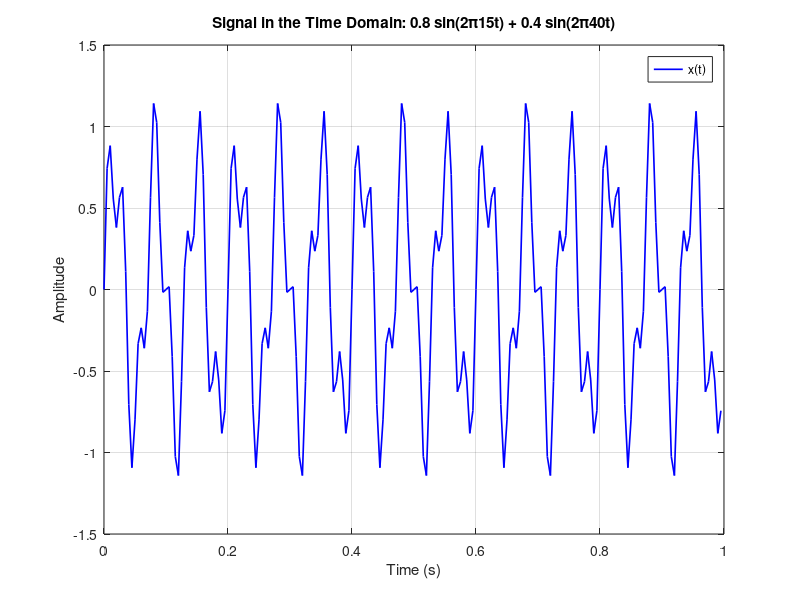
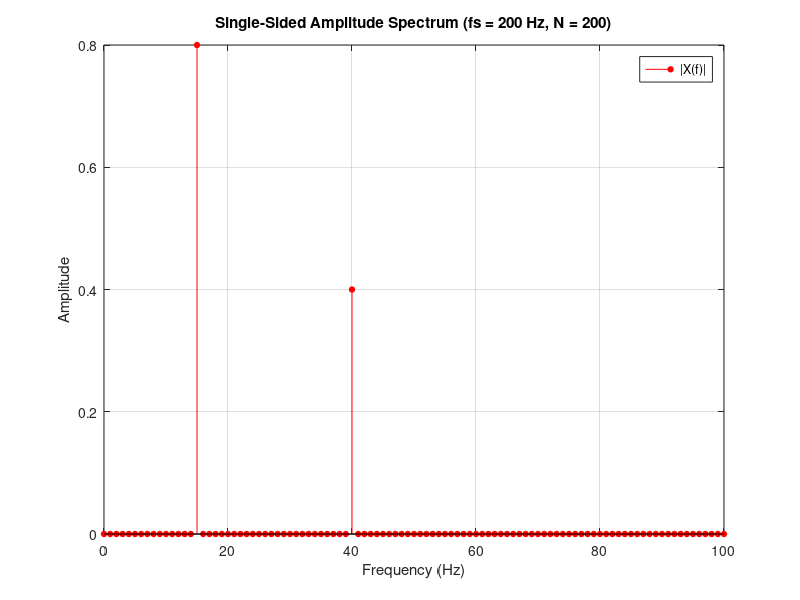

Source code (MATLAB) for these figures, in order: (Note: this script raises an error after producing the figures.)
%% Exercise 2 - Find Two Frequencies with the FFT
% Author: MD Shahriar Fardin Protya
% Course: Digital Signal Processing, Savonia UAS

clear; clc; close all;

fs = 200;                       % Sampling frequency (Hz)
T = 1;                          % Recording length (s)
t = 0:1/fs:T-1/fs;              % 200 samples

x = 0.8*sin(2*pi*15*t) + 0.4*sin(2*pi*40*t);

%% Time domain plot
figTime = figure('Name', 'Time domain');
plot(t, x, 'b', 'LineWidth', 1.2);
grid on;
xlabel('Time (s)');
ylabel('Amplitude');
title('Signal in the Time Domain: 0.8 sin(2\pi15t) + 0.4 sin(2\pi40t)');
legend('x(t)');
saveas(figTime, 'time-domain-signal.png');

%% Single-sided amplitude spectrum
N = length(x);
Y = fft(x);

P2 = abs(Y/N);                  % Two-sided spectrum
P1 = P2(1:N/2+1);               % Keep 0 ... fs/2
P1(2:end-1) = 2*P1(2:end-1);    % Double everything except DC and Nyquist

f = fs*(0:N/2)/N;               % Frequency axis (Hz)

figSpec = figure('Name', 'Spectrum');
stem(f, P1, 'r', 'filled', 'MarkerSize', 4);
grid on;
xlabel('Frequency (Hz)');
ylabel('Amplitude');
title('Single-Sided Amplitude Spectrum (fs = 200 Hz, N = 200)');
legend('|X(f)|');
xlim([0 fs/2]);
saveas(figSpec, 'two-frequency-spectrum.png');

%% Find and print the two largest peaks
[pk, idx] = maxk(P1, 2);
fprintf('Bin spacing: df = fs/N = %d/%d = %.2f Hz\n', fs, N, fs/N);
for i = 1:2
    fprintf('Peak %d: f = %5.1f Hz, amplitude = %.3f\n', i, f(idx(i)), pk(i));
end
